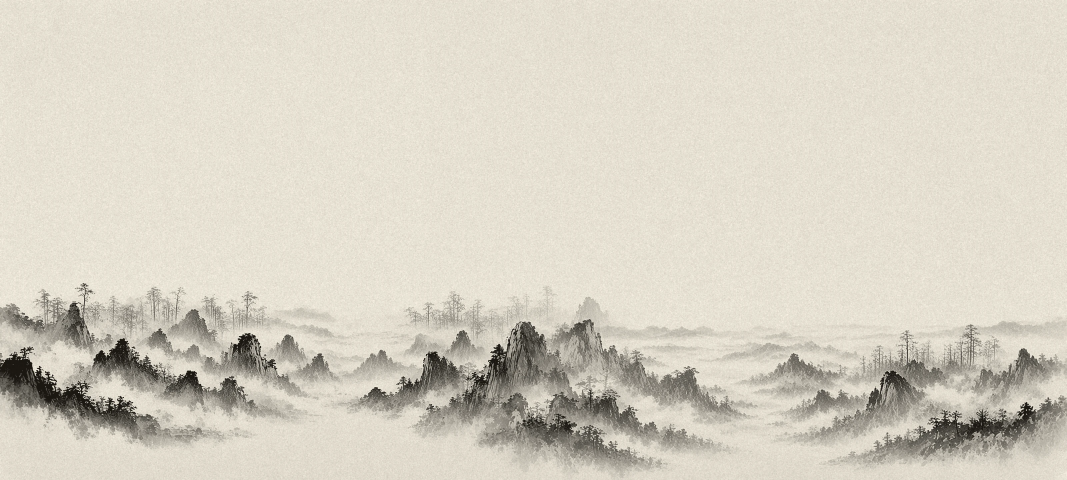
#> input picture team/art/poi-forest-far.webp, 3200 x 1440 px, given in place of poi-forest-far.png, which was not available (shown at 1/3 size)
$ python previews.py
#> lines starting #> are read from the running program, lines starting #| are printed output that depends on the picture
import numpy as np, os
from PIL import Image
from scipy import ndimage as ndi
R=os.path.dirname(os.path.dirname(os.path.abspath(__file__))); O=R+'/out'; PV=O+'/preview'
W,H=3200,1440
def comp(p):
#> called with p = 'poi-forest'
    far=Image.open(f"{O}/{p}-far.png").convert('RGBA')
    m=np.exp(-((np.arange(H)[:,None]-H*0.62)/(H*0.08))**2)*0.4*np.ones((1,W))
    mist=Image.new('RGBA',(W,H),(236,230,216,0)); mist.putalpha(Image.fromarray((m*255).astype(np.uint8)))
#> after `mist.putalpha(Image.fromarray((m * 255).astype(np.uint8)))`:
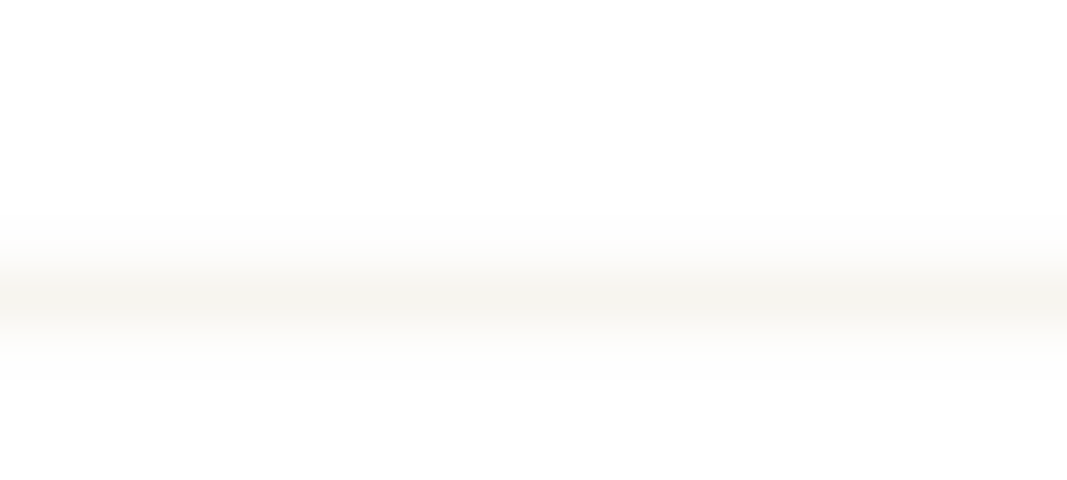
#> mist: PIL image 3200x1440 RGBA (shown at 1/3 size); mean R, G, B, A 236, 230, 216, 14.3; transparent parts drawn white
    out=Image.alpha_composite(far,mist)
    out=Image.alpha_composite(out,Image.open(f"{O}/{p}-mid.png"))
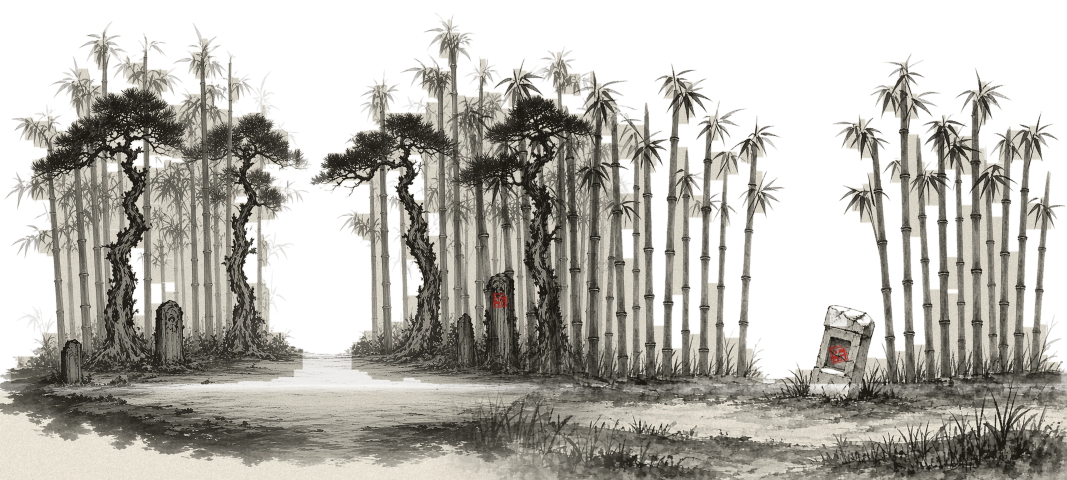
#> input picture team/art/poi-forest-mid.webp, 3200 x 1440 px, given in place of poi-forest-mid.png, which was not available (shown at 1/3 size)
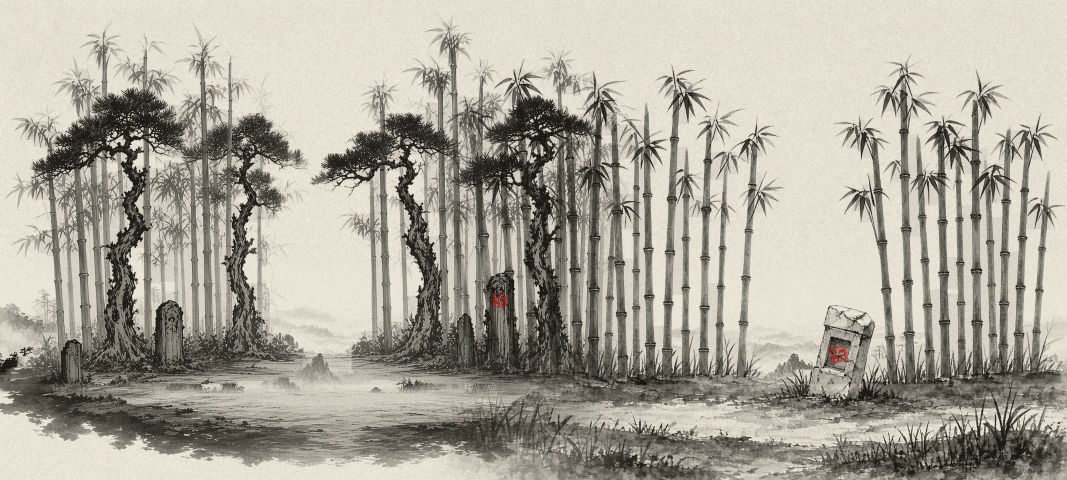
#> out: PIL image 3200x1440 RGBA (shown at 1/3 size); mean R, G, B, A 172.5, 167.7, 156.3, 255
#> (the run stopped early here; a loop or call above may not have finished)
